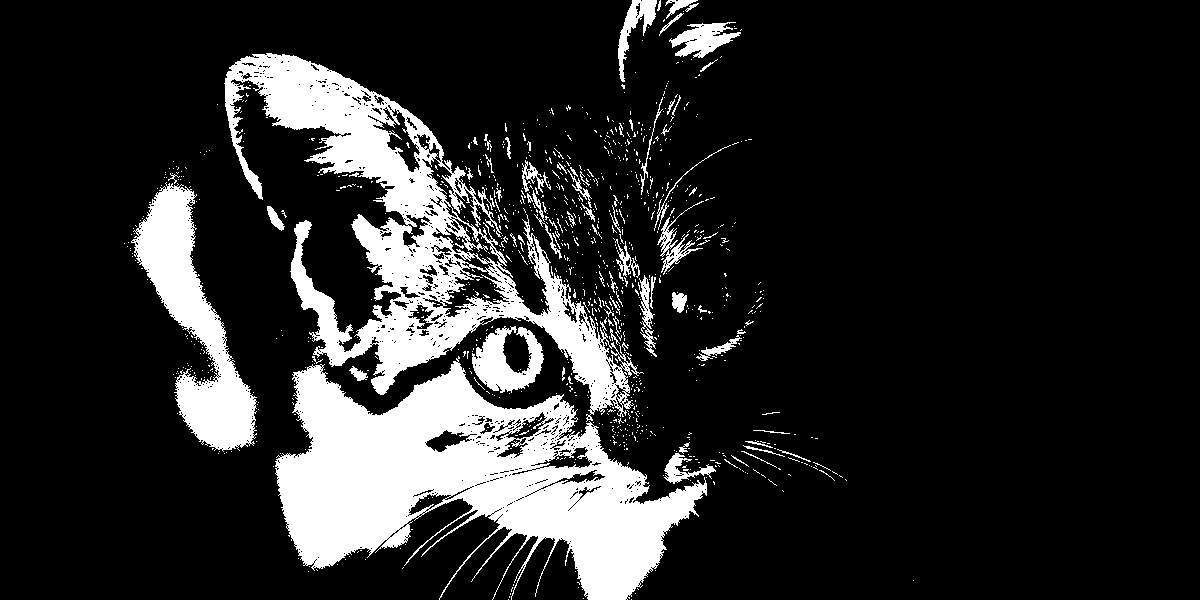
#> input picture Autonoma/FINAL/Visión Computacional/gato_negro.png, 1200 x 600 px
$ python operaciones_morfologicas.py
#> lines starting #> are read from the running program, lines starting #| are printed output that depends on the picture; after the words box and inside, x2 and y2 are one past the last pixel; in counts of white or black regions, pixels touching at a corner belong together
import cv2

I = cv2.imread('gato_negro.png', 0)
#> I: shape (600, 1200); 16% white; 1014 white regions (938 under 20 px), largest, box (x1, y1, x2, y2) and area: (275, 356, 707, 600) 50539, (224, 53, 644, 422) 38425, (131, 182, 257, 452) 12472
# Elemento estructural (kernel)
k = cv2.getStructuringElement(cv2.MORPH_RECT, (9, 9))
# Operaciones morfológicas
Ierosion = cv2.erode(I, k, iterations=1)
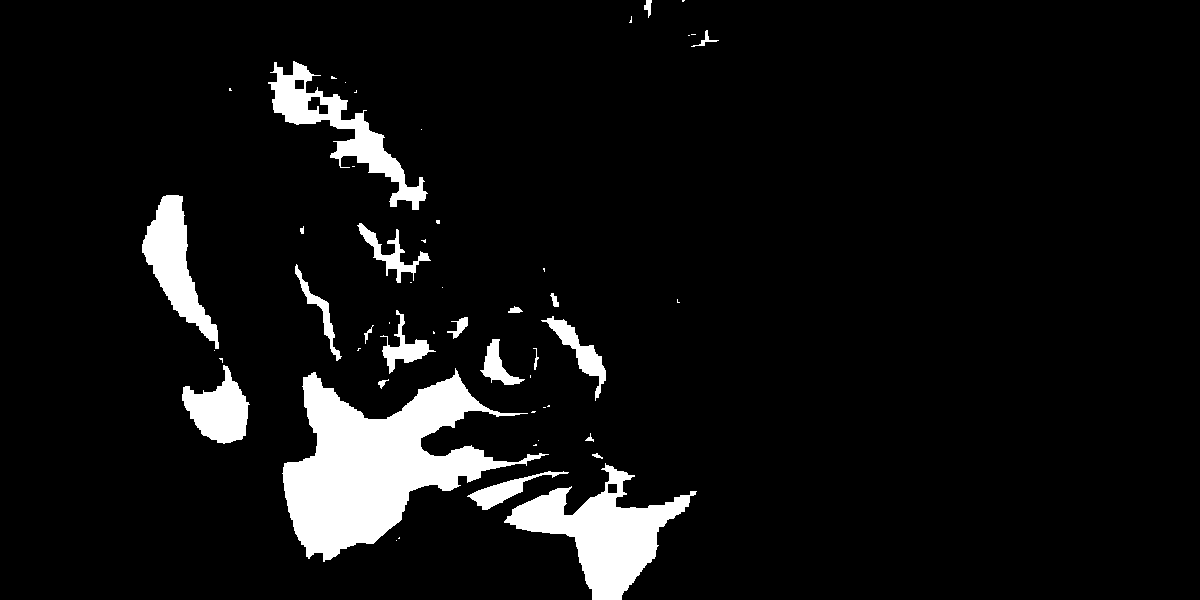
#> Ierosion: shape (600, 1200); 7.1% white; 51 white regions (29 under 20 px), largest, box (x1, y1, x2, y2) and area: (282, 368, 549, 562) 21608, (504, 463, 697, 600) 9792, (268, 61, 428, 210) 5359
Idilation = cv2.dilate(I, k, iterations=1)
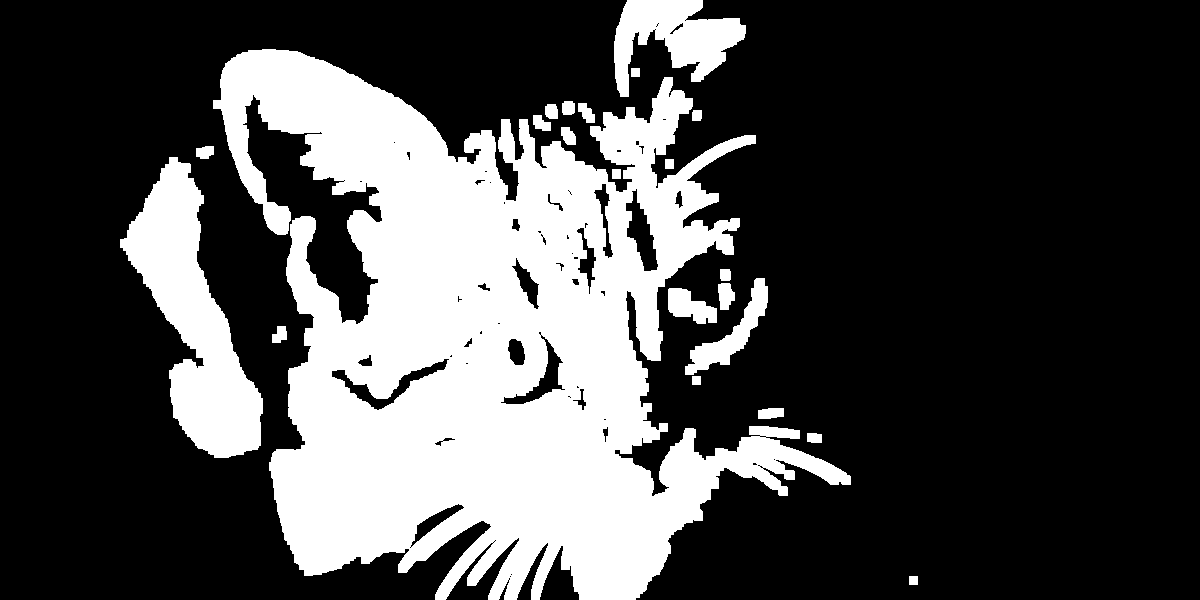
#> Idilation: shape (600, 1200); 28.6% white; 22 white regions, largest, box (x1, y1, x2, y2) and area: (213, 49, 851, 600) 174893, (120, 157, 263, 458) 18530, (614, 0, 746, 97) 6623
Iopening = cv2.morphologyEx(I, cv2.MORPH_OPEN, k)
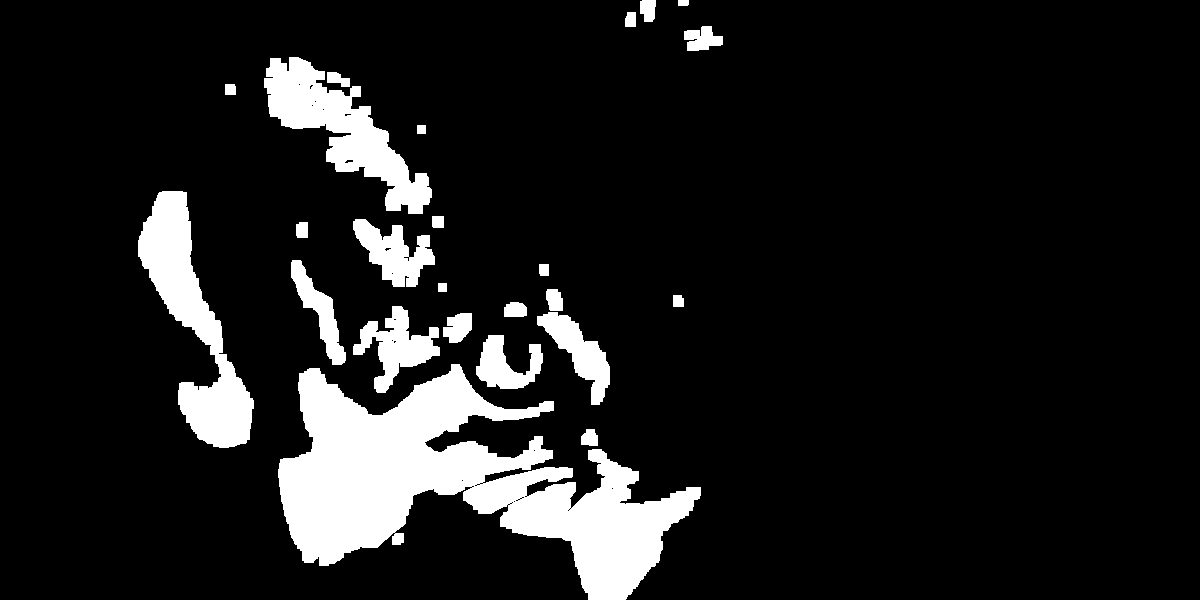
#> Iopening: shape (600, 1200); 11.1% white; 24 white regions, largest, box (x1, y1, x2, y2) and area: (278, 364, 701, 600) 43272, (138, 191, 254, 448) 10964, (264, 57, 432, 214) 9546
Iclosing = cv2.morphologyEx(I, cv2.MORPH_CLOSE, k)
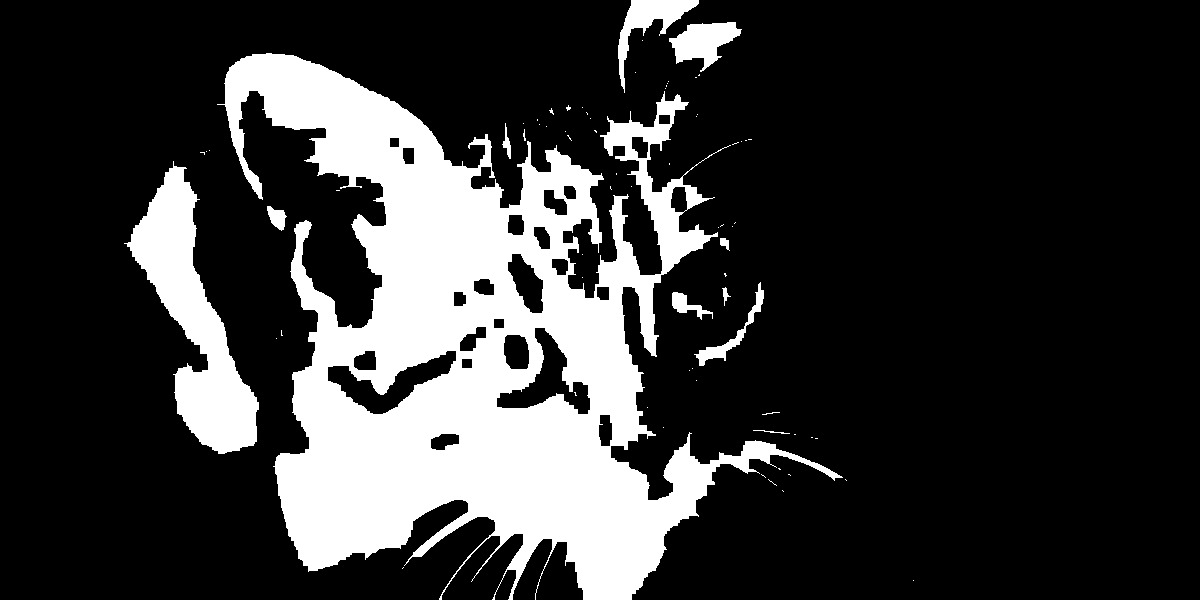
#> Iclosing: shape (600, 1200); 21.3% white; 73 white regions (61 under 20 px), largest, box (x1, y1, x2, y2) and area: (217, 53, 843, 600) 133063, (124, 161, 259, 454) 14562, (618, 0, 699, 93) 1989
cv2.imshow('original', I)
cv2.imshow('eroded', Ierosion)
cv2.imshow('dilated', Idilation)
cv2.imshow('opened', Iopening)
cv2.imshow('closed', Iclosing)
cv2.waitKey(0)
